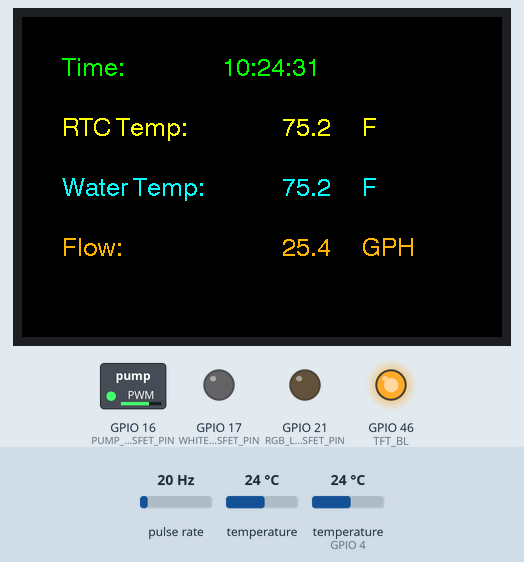
Simulated run of this program. Board: ESP32-S3. Parts: 480×320 colour display, switched loads named in the program (green lamp = pin HIGH), output pins drawn as LEDs (lit = HIGH). Wiring (inferred from the names in the program): pulse sensor: data GPIO 15. The test bench sets the inputs (shaded band); at power-on: pulse rate 20 Hz, temperature 24 °C, temperature (sensor on GPIO 4) 24 °C. The local clock reads 2024-03-15 10:24:30 at power-on unless the program sets it.

Above: at 3.3 s.
3.4 s: pulse rate (sensor on GPIO 15) set to 4 Hz
At 6.2 s:
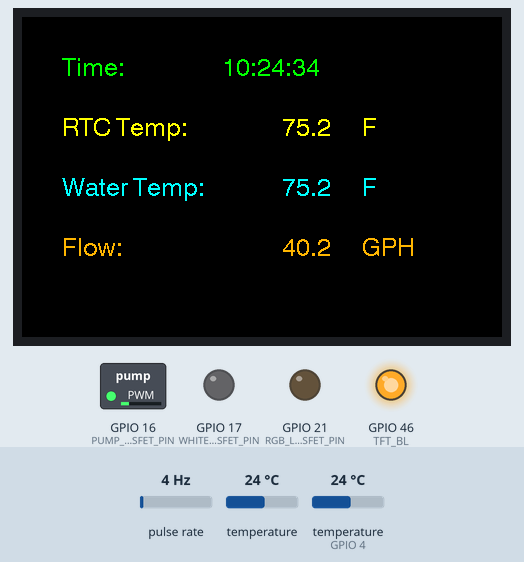
8.6 s: temperature (sensor 0) set to 12 °C
At 10.2 s:
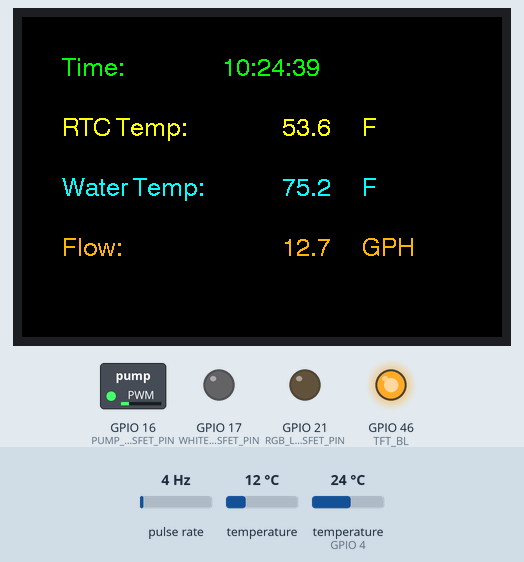
12.9 s: temperature (sensor on GPIO 4) set to 12 °C
At 14.1 s:
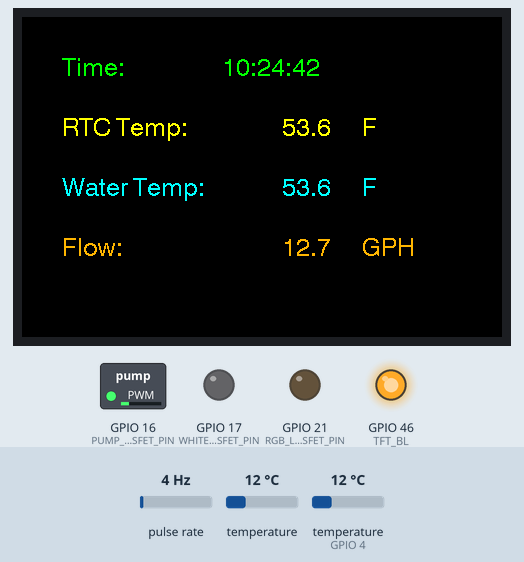
15.9 s: pulse rate (sensor on GPIO 15) set to 50 Hz
At 18.2 s:
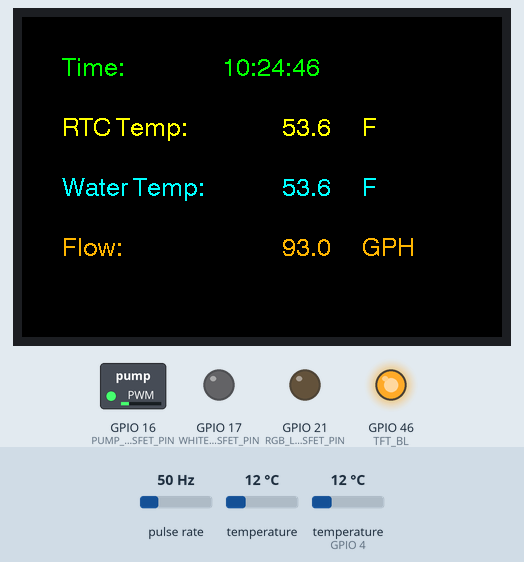
20.5 s: temperature (sensor 0) set to 19 °C
At 23.4 s:
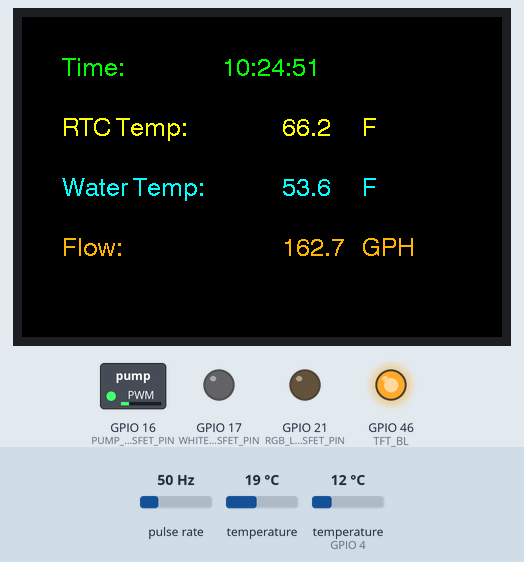
25.2 s: temperature (sensor on GPIO 4) set to 19 °C
At 26.1 s:
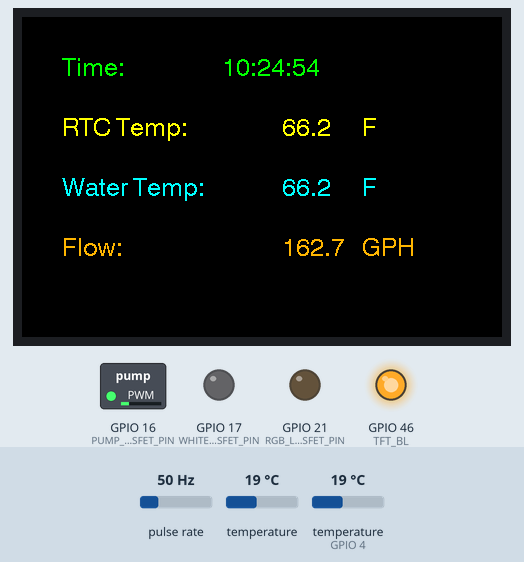
Timing chart, 0 to 28.2 s (numbered marks = the images above; inputs shaded):
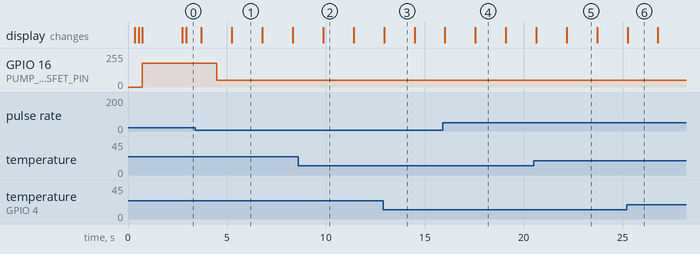

Measured:
- what the display in image 1 shows lasts 1.5 s, from 5.3 s to 6.8 s

The program:

main.cpp
```cpp
#include <Arduino.h>

#include "display.h"
#include "ui.h"
#include "system.h"
#include "flow.h"
#include "scheduler.h"
#include "pump.h"
#include "lighting.h"

// ============================
// Hardware Initialization
// ============================
void initHardware()
{
  initDisplay();
  initSystem();
  initFlowSensor();
  initUI();
  initPump();
  initLighting();
}

// ============================
// Task Scheduling
// ============================
void initTasks()
{
  addTask(updateSystem, 500);
  addTask(updateFlow, 200);
  addTask(updateUI, 250);
  addTask(updatePump, 100);
  addTask(updateLighting, 500);
}

void setup()
{
  Serial.begin(115200);

  initScheduler();
  initHardware();

  startPump(800);   // ~20% running power

  initTasks();
}

void loop()
{
  runScheduler();
}
```

display.h
```cpp
#ifndef DISPLAY_H
#define DISPLAY_H

#include <TFT_eSPI.h>

extern TFT_eSPI tft;
extern TFT_eSprite sprite;

void initDisplay();

#endif
```

flow.h
```cpp
#ifndef FLOW_H
#define FLOW_H

void initFlowSensor();
float getFlowRate();
void updateFlow();

#endif
```

lighting.h
```cpp
#pragma once
#include <stdint.h>

void initLighting();

void setWhiteLight(uint16_t level);
void setRGBLight(uint16_t level);

void updateLighting();
```

pump.h
```cpp
#pragma once
#include <stdint.h>

void initPump();
void startPump(uint16_t runPower);
void stopPump();
void updatePump();
```

scheduler.h
```cpp
#ifndef SCHEDULER_H
#define SCHEDULER_H

#include <Arduino.h>

typedef void (*TaskCallback)();

void initScheduler();
bool addTask(TaskCallback callback, uint32_t intervalMs);
void runScheduler();

#endif
```

setup.h
```cpp
#define USER_SETUP_ID 100
#define TFT_RGB_ORDER TFT_BGR

// =========================
// Locked Hardware Pin Map
// =========================

// DISPLAY
#define TFT_MISO 13
#define TFT_MOSI 11
#define TFT_SCLK 12
#define TFT_CS   10
#define TFT_DC   14
#define TFT_RST  9
#define TFT_BL   46

// I2C
#define I2C_SDA_PIN 8
#define I2C_SCL_PIN 18

// TEMPERATURE
#define WATER_TEMP_PIN 4

// FLOW
#define FLOW_SENSOR_PIN 15

// MOSFETS
#define HEATER_MOSFET_PIN 6
#define PELTIER_MOSFET_PIN 7
#define PUMP_MOSFET_PIN 16
#define WHITE_LED_MOSFET_PIN 17
#define RGB_LED_MOSFET_PIN 21

// RESERVED INPUTS
#define WATER_LEVEL_PIN 1
#define LEAK_SENSOR_PIN 2
#define SPARE_PIN_3 3
#define SPARE_PIN_35 35
#define SPARE_PIN_36 36
#define SPARE_PIN_37 37
#define SPARE_PIN_38 38

#define TFT_WIDTH  320
#define TFT_HEIGHT 480

// 1. Driver
#define ST7796_DRIVER
//#define ILI9488_DRIVER

#define USE_HSPI_PORT
#define ESP32_DMA

// 3. Font Engine
#define LOAD_GLCD
#define LOAD_FONT2
#define LOAD_FONT4
#define LOAD_FONT6
#define LOAD_FONT7
#define LOAD_FONT8
#define LOAD_GFXFF
#define SMOOTH_FONT

// 4. Speed
#define SPI_FREQUENCY 40000000
#define SPI_READ_FREQUENCY 20000000
```

system.h
```cpp
// This tab holds system values like RTC and sensors.

#ifndef SYSTEM_H
#define SYSTEM_H

struct SystemState
{
  int hour;
  int minute;
  int second;

  float rtcTempF;
  float waterTempF;
  float ph;
  float flowGPH;

};

extern SystemState systemState;

void initSystem();
void updateSystem();

#endif
```

ui.h
```cpp
#ifndef UI_H
#define UI_H

enum Screen
{
  SCREEN_BOOT,
  SCREEN_DASHBOARD,
  SCREEN_MENU
};

extern Screen currentScreen;

void initUI();
void updateUI();

#endif
```

display.cpp
```cpp
#include <Arduino.h>
#include "Display.h"
#include <TFT_eSPI.h>
#include "setup.h"

TFT_eSPI tft = TFT_eSPI();
TFT_eSprite sprite = TFT_eSprite(&tft);

void initDisplay()
{
  pinMode(TFT_BL, OUTPUT);
  digitalWrite(TFT_BL, HIGH);

  tft.init();
  tft.setRotation(1);
  tft.fillScreen(TFT_BLACK);

  sprite.createSprite(320, 240);
  sprite.fillSprite(TFT_BLACK);

  sprite.setTextColor(TFT_WHITE, TFT_BLACK);
  sprite.drawString("DISPLAY OK", 20, 20, 4);

  sprite.pushSprite(0, 0);
}
```

flow.cpp
```cpp
#include "Arduino.h"
#include "setup.h"
#include "flow.h"

volatile uint32_t pulseCount = 0;

float flowRateGPH = 0.0;
unsigned long lastFlowCalc = 0;

void IRAM_ATTR flowISR()
{
  pulseCount++;
}

void initFlowSensor()
{
  pinMode(FLOW_SENSOR_PIN, INPUT_PULLUP);
  attachInterrupt(digitalPinToInterrupt(FLOW_SENSOR_PIN), flowISR, RISING);
}

void updateFlow()
{
  unsigned long now = millis();

  if (now - lastFlowCalc >= 1000)
  {
    detachInterrupt(digitalPinToInterrupt(FLOW_SENSOR_PIN));

    uint32_t pulses = pulseCount;
    pulseCount = 0;

    attachInterrupt(digitalPinToInterrupt(FLOW_SENSOR_PIN), flowISR, RISING);

    float frequency = pulses;  // pulses per second

    float flowLmin = frequency / 7.5;

    flowRateGPH = flowLmin * 15.8503;

    lastFlowCalc = now;
  }
}

float getFlowRate()
{
  return flowRateGPH;
}
```

lighting.cpp
```cpp
#include <Arduino.h>
#include "setup.h"
#include "lighting.h"

static const uint8_t WHITE_CHANNEL = 2;
static const uint8_t RGB_CHANNEL = 3;

static const uint16_t PWM_FREQ = 20000;
static const uint8_t PWM_RESOLUTION = 12;

static uint16_t whiteLevel = 0;
static uint16_t rgbLevel = 0;

void initLighting()
{
  ledcSetup(WHITE_CHANNEL, PWM_FREQ, PWM_RESOLUTION);
  ledcAttachPin(WHITE_LED_MOSFET_PIN, WHITE_CHANNEL);

  ledcSetup(RGB_CHANNEL, PWM_FREQ, PWM_RESOLUTION);
  ledcAttachPin(RGB_LED_MOSFET_PIN, RGB_CHANNEL);

  ledcWrite(WHITE_CHANNEL, 0);
  ledcWrite(RGB_CHANNEL, 0);
}

void setWhiteLight(uint16_t level)
{
  if (level > 4095) level = 4095;

  whiteLevel = level;
  ledcWrite(WHITE_CHANNEL, whiteLevel);
}

void setRGBLight(uint16_t level)
{
  if (level > 4095) level = 4095;

  rgbLevel = level;
  ledcWrite(RGB_CHANNEL, rgbLevel);
}

void updateLighting()
{
  // placeholder for sunrise/sunset logic later
}
```

pump.cpp
```cpp
#include <Arduino.h>
#include "setup.h"
#include "pump.h"

static const uint8_t PUMP_PWM_CHANNEL = 1;
static const uint16_t PWM_FREQ = 20000;
static const uint8_t PWM_RESOLUTION = 12;

static const uint16_t START_POWER = 2867; // ~70%
static const uint32_t START_TIME_MS = 3000;

static uint16_t targetPower = 0;
static uint32_t startTime = 0;

enum PumpState
{
    PUMP_OFF,
    PUMP_STARTING,
    PUMP_RUNNING
};

static PumpState state = PUMP_OFF;

void initPump()
{
    ledcSetup(PUMP_PWM_CHANNEL, PWM_FREQ, PWM_RESOLUTION);
    ledcAttachPin(PUMP_MOSFET_PIN, PUMP_PWM_CHANNEL);

    ledcWrite(PUMP_PWM_CHANNEL, 0);
}

void startPump(uint16_t runPower)
{
    if (runPower > 4095)
        runPower = 4095;

    targetPower = runPower;

    ledcWrite(PUMP_PWM_CHANNEL, START_POWER);

    startTime = millis();
    state = PUMP_STARTING;
}

void stopPump()
{
    ledcWrite(PUMP_PWM_CHANNEL, 0);
    state = PUMP_OFF;
}

void updatePump()
{
    if(state == PUMP_STARTING)
    {
        if(millis() - startTime >= START_TIME_MS)
        {
            ledcWrite(PUMP_PWM_CHANNEL, targetPower);
            state = PUMP_RUNNING;
        }
    }
}
```

scheduler.cpp
```cpp
#include "scheduler.h"

struct ScheduledTask
{
  TaskCallback callback;
  uint32_t intervalMs;
  uint32_t lastRunMs;
  bool enabled;
};

static const uint8_t MAX_TASKS = 10;
static ScheduledTask tasks[MAX_TASKS];

void initScheduler()
{
  for (uint8_t i = 0; i < MAX_TASKS; i++)
  {
    tasks[i].callback = nullptr;
    tasks[i].intervalMs = 0;
    tasks[i].lastRunMs = 0;
    tasks[i].enabled = false;
  }
}

bool addTask(TaskCallback callback, uint32_t intervalMs)
{
  if (callback == nullptr || intervalMs == 0)
  {
    return false;
  }

  for (uint8_t i = 0; i < MAX_TASKS; i++)
  {
    if (!tasks[i].enabled)
    {
      tasks[i].callback = callback;
      tasks[i].intervalMs = intervalMs;
      tasks[i].lastRunMs = millis();
      tasks[i].enabled = true;
      return true;
    }
  }

  return false;
}

void runScheduler()
{
  uint32_t now = millis();

  for (uint8_t i = 0; i < MAX_TASKS; i++)
  {
    if (!tasks[i].enabled)
    {
      continue;
    }

    if (now - tasks[i].lastRunMs >= tasks[i].intervalMs)
    {
      tasks[i].lastRunMs += tasks[i].intervalMs;
      tasks[i].callback();
    }
  }
}
```

system.cpp
```cpp
#include <Wire.h>
#include "RTClib.h"
#include "system.h"
#include <OneWire.h>
#include <DallasTemperature.h>
#include "flow.h"
#include "setup.h"

OneWire oneWire(WATER_TEMP_PIN);
DallasTemperature waterSensor(&oneWire);

RTC_DS3231 rtc;

SystemState systemState;

unsigned long lastRTC = 0;

void initSystem()
{
  Wire.begin(I2C_SDA_PIN, I2C_SCL_PIN);

  waterSensor.begin();

  if (!rtc.begin()) {
    Serial.println("RTC not found");
  }
}

void updateSystem()
{
  if (millis() - lastRTC >= 1000)
  {
    lastRTC = millis();

    DateTime now = rtc.now();

    systemState.hour = now.hour();
    systemState.minute = now.minute();
    systemState.second = now.second();

    float tempC = rtc.getTemperature();
    systemState.rtcTempF = (tempC * 9.0 / 5.0) + 32.0;

    systemState.flowGPH = getFlowRate();
  }

  waterSensor.requestTemperatures();
  float tempC = waterSensor.getTempCByIndex(0);
  systemState.waterTempF = tempC * 9.0 / 5.0 + 32.0;
}
```

ui.cpp
```cpp
#include <Arduino.h>
#include <string.h>
#include "ui.h"
#include "Display.h"
#include "system.h"

Screen currentScreen = SCREEN_BOOT;

unsigned long bootTimer = 0;

static bool dashboardDrawn = false;

static char lastTime[10] = "";
static char lastRtcTemp[12] = "";
static char lastWaterTemp[12] = "";
static char lastFlow[12] = "";

static void drawBoot()
{
  tft.fillScreen(TFT_BLACK);
  tft.setTextColor(TFT_WHITE, TFT_BLACK);
  tft.drawString("Aquarium Controller", 80, 120, 4);
}

static void drawDashboardStatic()
{
  tft.fillScreen(TFT_BLACK);

  tft.setTextColor(TFT_GREEN, TFT_BLACK);
  tft.drawString("Time:", 40, 40, 4);

  tft.setTextColor(TFT_YELLOW, TFT_BLACK);
  tft.drawString("RTC Temp:", 40, 100, 4);
  tft.drawString("F", 340, 100, 4);

  tft.setTextColor(TFT_CYAN, TFT_BLACK);
  tft.drawString("Water Temp:", 40, 160, 4);
  tft.drawString("F", 340, 160, 4);

  tft.setTextColor(TFT_ORANGE, TFT_BLACK);
  tft.drawString("Flow:", 40, 220, 4);
  tft.drawString("GPH", 340, 220, 4);
}

static void drawIfChanged(char *lastValue, const char *newValue, int x, int y, int padding, uint16_t color)
{
  if (strcmp(lastValue, newValue) == 0)
  {
    return;
  }

  tft.setTextColor(color, TFT_BLACK);
  tft.setTextPadding(padding);
  tft.drawString(newValue, x, y, 4);
  tft.setTextPadding(0);

  strcpy(lastValue, newValue);
}

static void updateDashboardValues()
{
  char timeValue[10];
  char rtcTempValue[12];
  char waterTempValue[12];
  char flowValue[12];

  snprintf(timeValue, sizeof(timeValue), "%02d:%02d:%02d",
           systemState.hour,
           systemState.minute,
           systemState.second);

  dtostrf(systemState.rtcTempF, 4, 1, rtcTempValue);
  dtostrf(systemState.waterTempF, 4, 1, waterTempValue);
  dtostrf(systemState.flowGPH, 4, 1, flowValue);

  drawIfChanged(lastTime, timeValue, 200, 40, 130, TFT_GREEN);
  drawIfChanged(lastRtcTemp, rtcTempValue, 260, 100, 80, TFT_YELLOW);
  drawIfChanged(lastWaterTemp, waterTempValue, 260, 160, 80, TFT_CYAN);
  drawIfChanged(lastFlow, flowValue, 260, 220, 80, TFT_ORANGE);
}

void initUI()
{
  bootTimer = millis();
  dashboardDrawn = false;
  lastTime[0] = '\0';
  lastRtcTemp[0] = '\0';
  lastWaterTemp[0] = '\0';
  lastFlow[0] = '\0';
  drawBoot();
}

void updateUI()
{
  if (currentScreen == SCREEN_BOOT && (millis() - bootTimer > 2000))
  {
    currentScreen = SCREEN_DASHBOARD;
  }

  if (currentScreen == SCREEN_DASHBOARD)
  {
    if (!dashboardDrawn)
    {
      drawDashboardStatic();
      dashboardDrawn = true;
    }

    updateDashboardValues();
  }
}
```
